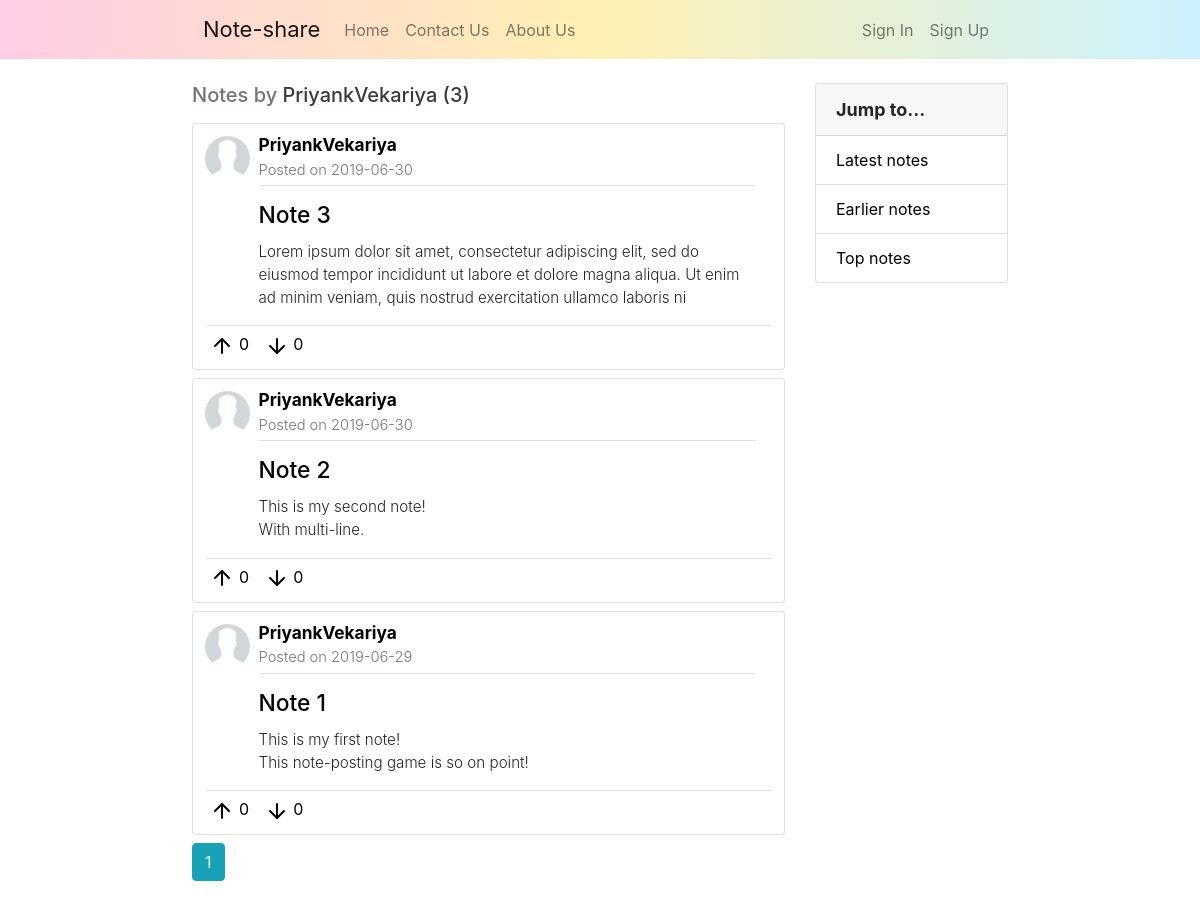
The app's page /user/PriyankVekariya, older data.
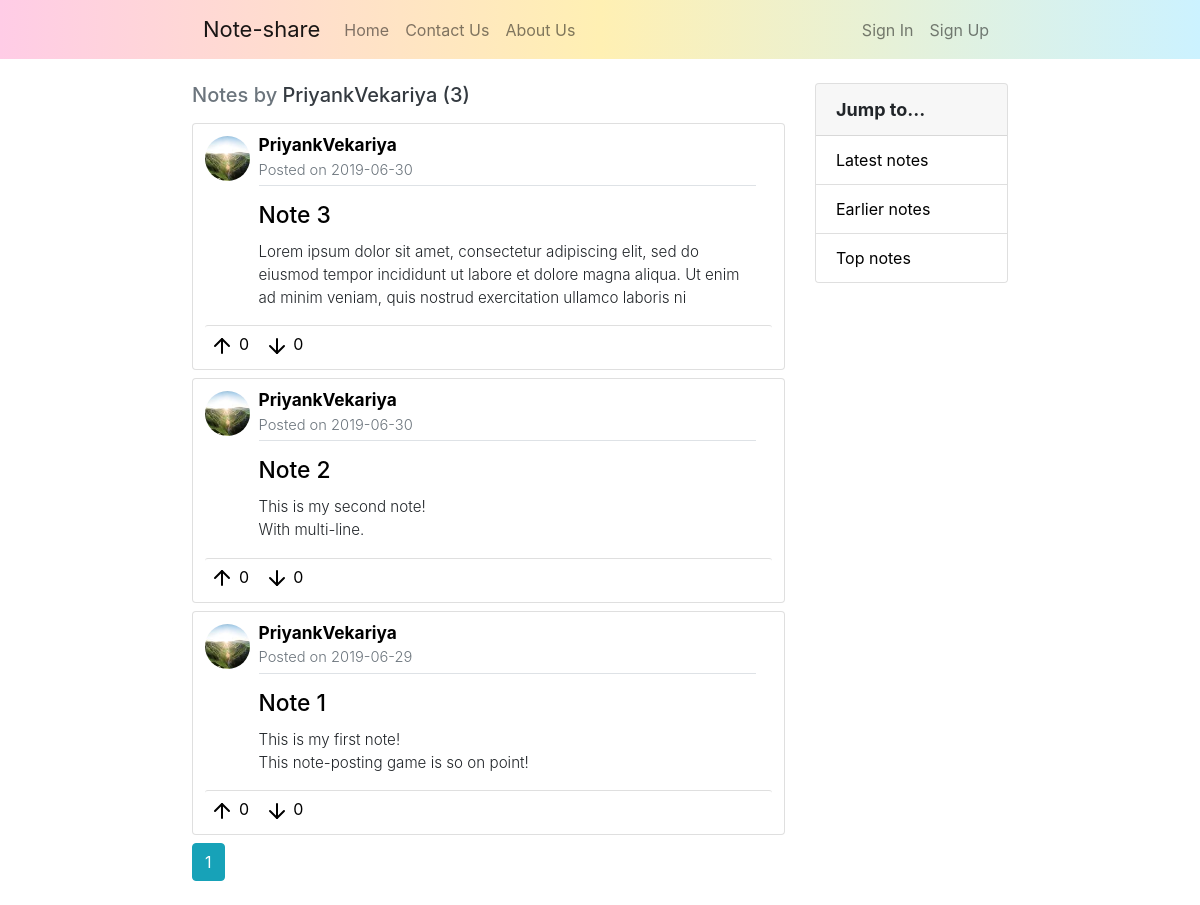
The same page, newer data.
### noteshare/models.py (models this page shows, shortened)
class User(db.Model, UserMixin):
    id = db.Column(db.Integer, primary_key=True)
    username = db.Column(db.String(20), unique=True, nullable=False)
    email = db.Column(db.String(100), unique=True, nullable=False)
    image_file = db.Column(db.String(20), nullable=False, default='default.jpg')
    password = db.Column(db.String(50), nullable=False)
    notes = db.relationship('Note', backref='author', lazy=True)

class Note(db.Model):
    id = db.Column(db.Integer, primary_key=True)
    title = db.Column(db.String(100), nullable=False)
    date_posted = db.Column(db.DateTime, nullable=False, default=datetime.utcnow)
    content = db.Column(db.Text, nullable=False)
    content_image = db.Column(db.String(20), nullable=True)
    ups = db.Column(db.Integer, nullable=False, default=0)
    downs = db.Column(db.Integer, nullable=False, default=0)
    user_id = db.Column(db.Integer, db.ForeignKey('user.id'), nullable=False)

### noteshare/notes/routes.py (the view)
@notes.route('/user/<string:username>')
def user_notes(username):
    page = request.args.get('page', 1, type=int)
    user = User.query.filter_by(username=username).first_or_404()
    notes = Note.query.filter_by(author=user).order_by(Note.date_posted.desc()).paginate(page=page, per_page=5)
    return render_template('user_notes.html', title=user.username, notes=notes, user=user)

### noteshare/templates/user_notes.html
{% extends "layout.html" %}
{% block content %}
    <div class="col-md-8 col-pl-16">
        <h5 class="text-muted mb-3">Notes by <span class="text-dark">{{ user.username }} ({{ notes.total }})</span></h5>
        {% for note in notes.items %}
            <div class="card mb-md-2">
                <div class="card-body">
                    <div class="row">
                        <div class="col-md-2 pr-0" style="max-width: 11.5%; padding-top: 1%; padding-left: 2.5%;">
                            <div class="note-header">
                                <img class="rounded-circle note-author-img" src="{{ url_for('static', filename='Profile-pictures/' + note.author.image_file) }}" alt="Author's Profile-photo">
                            </div>
                        </div>
                        <div class="col-md-10 pl-0 pr-0" style="max-width: 88.5%;">
                            <div class="note-header">
                                <a class="anchor-note-username" href="{{ url_for('notes.user_notes', username=note.author.username) }}">
                                    <strong>{{ note.author.username }}</strong>
                                    <div  class="text-muted mb-1" style="font-size: 85%;">
                                        Posted on {{ note.date_posted.strftime('%Y-%m-%d') }}
                                    </div>
                                    <div class="border-bottom mb-3"></div>
                                </a>
                                <a class="anchor-note-update" href="{{ url_for('notes.note', note_id=note.id) }}">
                                        <h5 class="card-title note-title">{{ note.title }}</h5>
                                </a>
                                <p style="white-space: pre-line; font-size: 79%;">{{ note.content }}</p>
                            </div>
                        </div>
                    </div>
                    <div class="row">
                        <div class="col-md-12">
                            <div class="card-header note-action">
                                <a class="note-action-btn" href="#"><img src="{{ url_for('static', filename='Icons/arrow-up.svg') }}" alt="Like"> 0 </a>
                                <a class="note-action-btn" href="#"><img src="{{ url_for('static', filename='Icons/arrow-down.svg') }}" alt="Dislike"> 0 </a>
                            </div>
                        </div>
                    </div>
                </div>
            </div>
        {% endfor %}
        {% for page_num in notes.iter_pages(left_edge=1, right_edge=1, left_current=1, right_current=2) %}
            {% if page_num %}
                {% if notes.page == page_num %}
                    <a class="btn btn-info mb-4" href="{{ url_for('notes.user_notes', username=user.username, page=page_num) }}">{{ page_num }}</a>
                {% else %}
                    <a class="btn btn-outline-info mb-4" href="{{ url_for('notes.user_notes', username=user.username, page=page_num) }}">{{ page_num }}</a>
                {% endif %}
            {% else %}
                ...
            {% endif %}
        {% endfor %}
    </div>
    <div class="col-md-4 col-pr-16">
        <div class="card">
                <div class="card-header" style="font-size: 18px;"><strong>Jump to...</strong></div>
                <ul class="list-group list-group-flush">
                    <li class="list-group-item"><a href="#" class="sidebar-link">Latest notes</a></li>
                    <li class="list-group-item"><a href="#" class="sidebar-link">Earlier notes</a></li>
                    <li class="list-group-item"><a href="#" class="sidebar-link">Top notes</a></li>
                </ul>
        </div>
    </div>
{% endblock content %}

### noteshare/templates/layout.html (shortened to what this page needs)
<!DOCTYPE html>
<html>
    <head>
        <link rel="stylesheet" type="text/css" href="{{ url_for('static', filename='Bootstrap-4/css/bootstrap-grid.min.css') }}">
        <link rel="stylesheet" type="text/css" href="{{ url_for('static', filename='Bootstrap-4/css/bootstrap.min.css') }}">
        <link rel="stylesheet" type="text/css" href="{{ url_for('static', filename='stylesheet.css') }}">
    </head>
    <body>
        <div class="container-fluid">
            <div class="row">
                <nav class="navbar navbar-expand-md navbar-light bg-light">
                    <a class="navbar-brand margin-left" href="{{ url_for('main.home') }}">Note-share</a>
                    <div class="navbar-collapse collapse w-100 order-1 order-md-0 dual-collapse2">
                        <ul class="navbar-nav mr-auto">
                            <li class="nav-item">
                                <a class="nav-link" href="{{ url_for('main.home') }}">Home</a>
                            </li>
                            <li class="nav-item">
                                <a class="nav-link" href="#">Contact Us</a>
                            </li>
                            <li class="nav-item">
                                <a class="nav-link" href="#">About Us</a>
                            </li>
                        </ul>
                    </div>
                    <div class="navbar-collapse collapse w-100 order-3 dual-collapse2 margin-right">
                        <ul class="navbar-nav ml-auto">
                            {% if current_user.is_authenticated %}
                                <div class="btn-group mr-2">
                                    <button type="button" class="btn btn-outline-secondary btn-dropdown dropdown-toggle" data-toggle="dropdown" aria-haspopup="true" aria-expanded="false">
                                        <img class="profile-dropdown" src="{{ url_for('static', filename='Icons/plus.svg') }}">
                                    </button>
                                    <div class="dropdown-menu">
                                        <a class="dropdown-item" href="{{ url_for('notes.new_note') }}">New note</a>
                                        <a class="dropdown-item" href="#">New group</a>
                                    </div>
                                </div>
                                <div class="btn-group">
                                    <button type="button" class="btn btn-outline-secondary btn-dropdown dropdown-toggle" data-toggle="dropdown" aria-haspopup="true" aria-expanded="false">
                                        <img class="rounded-circle profile-dropdown" src="{{ url_for('static', filename='Profile-pictures/' + current_user.image_file) }}">
                                    </button>
                                    <div class="dropdown-menu">
                                        <a class="dropdown-item" href="{{ url_for('main.home') }}">Signed in as</br><strong>{{ current_user.username }}</strong></a>
                                        <div class="dropdown-divider"></div>
                                        <a class="dropdown-item" href="{{ url_for('users.account') }}">Your profile</a>
                                        <a class="dropdown-item" href="{{ url_for('notes.user_notes', username=current_user.username) }}">Your notes</a>
                                        <a class="dropdown-item" href="#">Your groups</a>
                                        <div class="dropdown-divider"></div>
                                        <a class="dropdown-item" href="{{ url_for('users.logout') }}">Logout</a>
                                    </div>
                                </div>
                            {% else %}
                                <li class="nav-item">
                                    <a class="nav-link" href="{{ url_for('users.login') }}">Sign In</a>
                                </li>
                                <li class="nav-item">
                                    <a class="nav-link" href="{{ url_for('users.register') }}">Sign Up</a>
                                </li>
                            {% endif %}
                        </ul>
                    </div>
                </nav>
            </div>
            <div class="row">
                <div class="col-md-8 col-pl-16">
                </div>
                {% block content %}{% endblock %}
            </div>
        </div>
    </body>
</html>

### noteshare/static/stylesheet.css (style rules this page uses)
.navbar.bg-light { width: 100%; background: linear-gradient(to right, #ffcce6, #fff0b3, #ccf2ff)!important; }
.navbar-light .navbar-brand, .navbar-light .navbar-nav .active>.nav-link, .navbar-light .navbar-nav .nav-link:focus { font-size: 16px; }
.navbar-light .navbar-brand { font-size: 22px; }
.navbar-light .margin-left { padding-left: 16%; }
.note-action { border-top: 1px solid rgba(0,0,0,.125); border-bottom: none; padding: 1%; background-color: #fff; }
.card-title { font-size: 16px; }
.note-action-btn, .note-action-btn:hover { margin-right: 2%; text-decoration: none; color: #000; }
.margin-right { padding-right: 16%; }
.col-pl-16 { padding-top: 1%; padding-left: 16%; }
.col-pr-16 { padding-top: 1%; padding-right: 16%; }
.sidebar-link { text-decoration: none; color: #000; }
.note-header { font-size: 120%; font-weight: 350; }
.note-title { font-size: 170%; font-weight: 500; }
.note-author-img { border-radius: 50%; object-fit: cover; height: 45px; width: 45px; }
.anchor-note-update { text-decoration: none; color: #000; font-size: 70%; }
.anchor-note-username { text-decoration: none; color: #000; font-size: 90%; }
.card-body { padding: 1% 2% 1% 2%; }

Row changes from the older to the newer data that the page shows:
changed through a linked row, Note "Note 3": image_file: picture added in place of a placeholder
changed through a linked row, Note "Note 2": image_file: picture added in place of a placeholder
changed through a linked row, Note "Note 1": image_file: picture added in place of a placeholder
